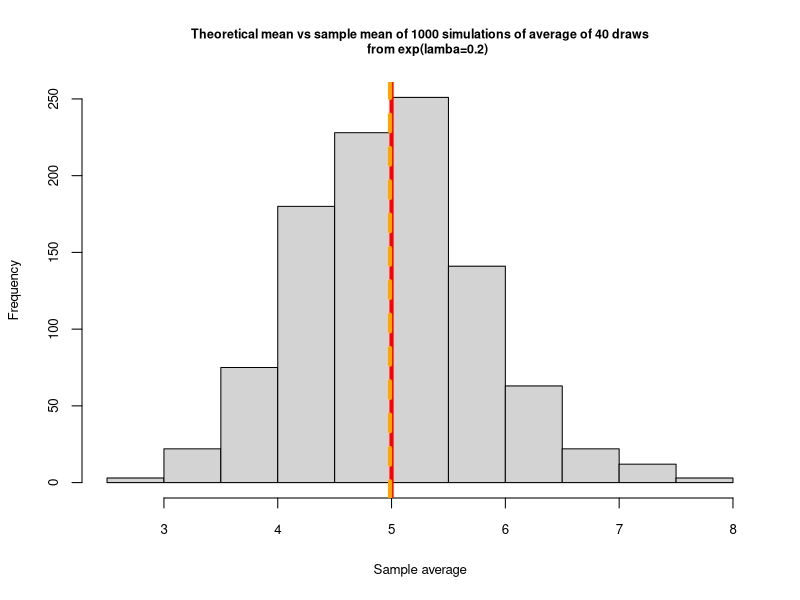
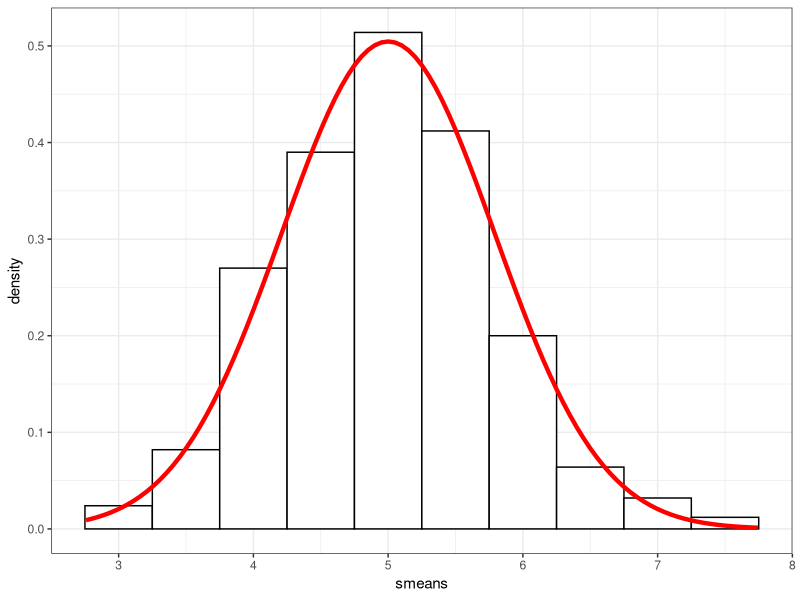
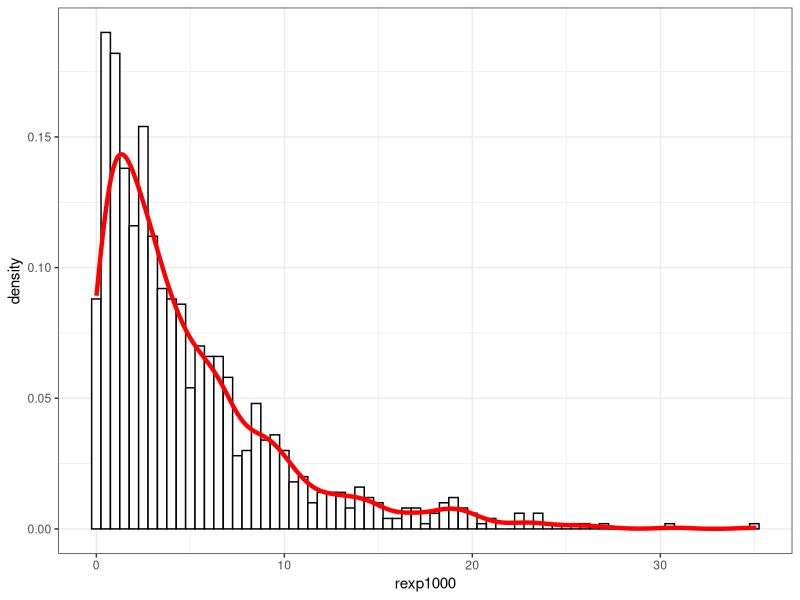

Reproduce these figures in R, in order.
## ---- chunk 1
knitr::opts_chunk$set(echo = TRUE)
## ---- chunk 2
simul <- 1000
n <- 40
lambda <- 0.2
set.seed <- 3
rdraws <- rexp(n*simul,lambda)
rmatrix <- matrix(rdraws, nrow=simul, ncol=n)
## ---- chunk 3
smeans <- apply(rmatrix,1,mean)
smean <- mean(smeans)
theormean <- 1/lambda
print(c('The sample mean is: ',round(smean,2),'.'))
print(c('The theoretical mean is: ',theormean,'.'))
## ---- chunk 4
par(cex.main=0.75, cex.lab=0.80, cex.axis=0.80)
hist(smeans,xlab="Sample average",
     main="Theoretical mean vs sample mean of 1000 simulations of average of 40 draws
     from exp(lamba=0.2)")
abline(v=theormean, lw=4, col="red")
abline(v=smean, lw=4, col="orange", lty=2)
## ---- chunk 5
svar <- var(smeans)
theorvar <- (1/lambda)^2/n
print(c('The sample variance is: ',round(svar,2),'.'))
print(c('The theoretical variance is: ',theorvar,'.'))  
## ---- chunk 6
library(ggplot2)
smeansdf <- as.data.frame(smeans)
g <- ggplot(data=smeansdf,aes(x = smeans),main="Illustrating the CLT") 
g <- g + geom_histogram(aes(y = ..density..), fill = "white", binwidth=0.5, colour = "black")
g + stat_function(fun=dnorm,colour="red", 
                  size=1.5, args=list(mean=1/lambda, sd=(1/lambda)/sqrt(n)))+theme_bw()
## ---- chunk 7
rexp1000 <- rexp(n=1000,lambda)
rexp1000df <- as.data.frame(rexp1000)
g <- ggplot(data=rexp1000df,aes(x = rexp1000),main="Distribution of 1000 draws from exp(0.2)") 
g <- g + geom_histogram(aes(y = ..density..), fill = "white", binwidth=0.5, colour = "black")
g + geom_density(size=1.5, colour="red")+theme_bw()
